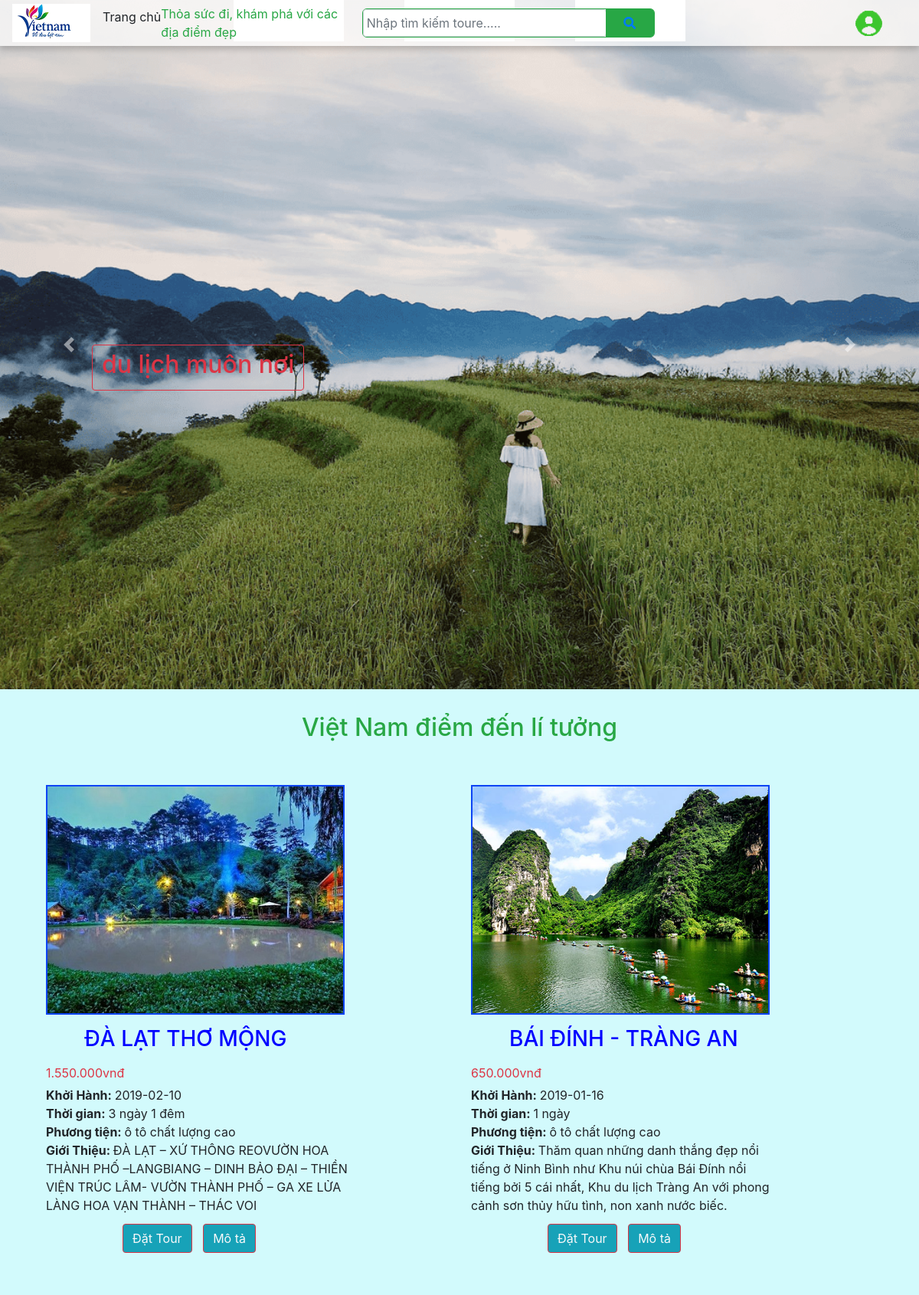
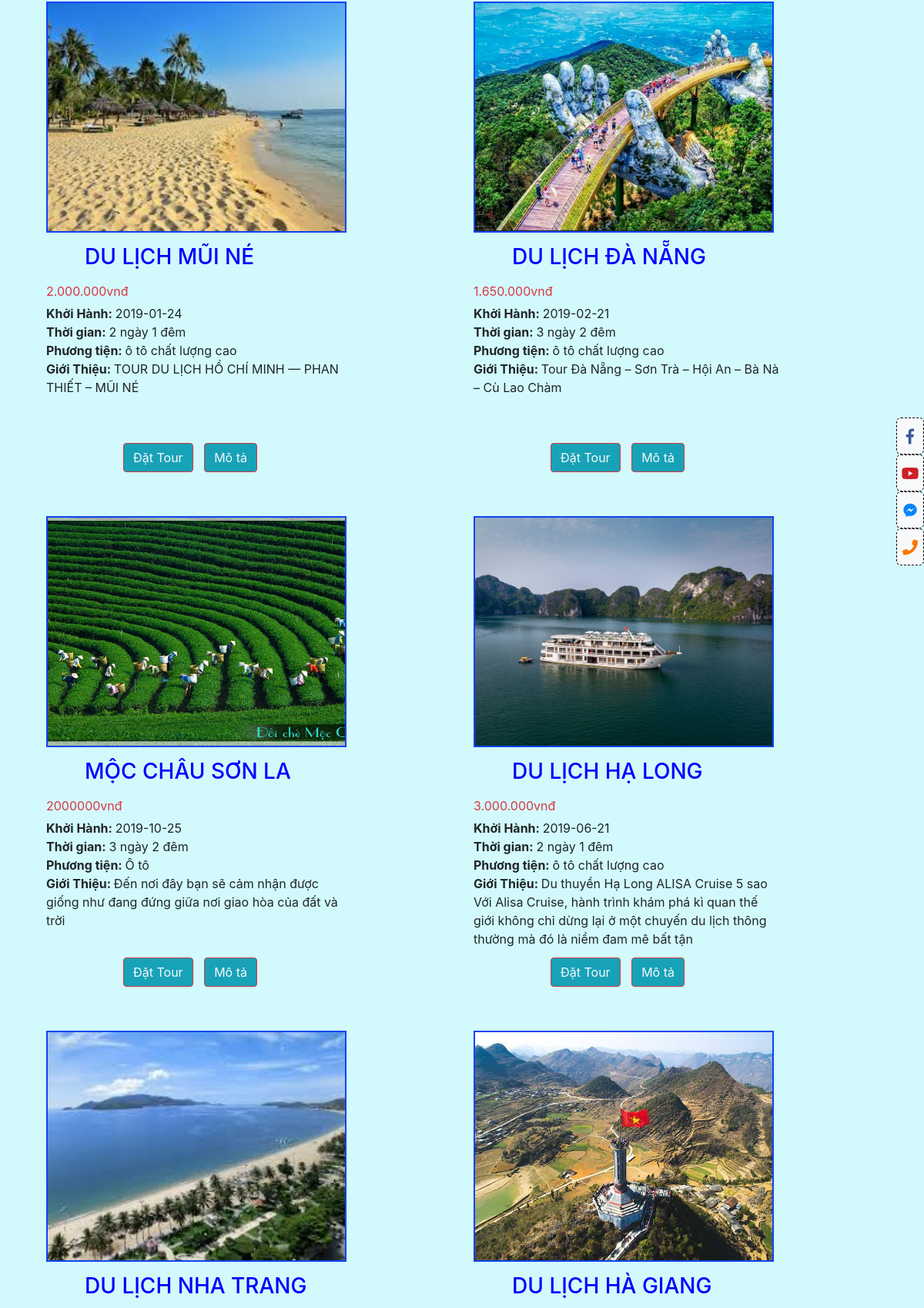
The page / (upper part) on the database its author committed (2 pictures, top to bottom).
### tables this page shows
CREATE TABLE `banner` (
  `id` int(100) NOT NULL,
  `image` varchar(255) NOT NULL,
  `name` varchar(255) NOT NULL,
  `action` tinyint(4) DEFAULT NULL
);

CREATE TABLE `toure` (
  `id` int(100) NOT NULL,
  `name` varchar(255) NOT NULL,
  `new_price` varchar(255) DEFAULT NULL,
  `price` varchar(255) NOT NULL,
  `image` varchar(255) NOT NULL,
  `content` text,
  `mien` tinyint(4) NOT NULL,
  `time` varchar(100) NOT NULL,
  `start` date NOT NULL,
  `phuongtien` varchar(100) NOT NULL,
  `info` text NOT NULL,
  `info1` text NOT NULL,
  `info2` text NOT NULL,
  `anh1` varchar(200) NOT NULL,
  `anh2` varchar(200) NOT NULL
);

### index.php (called while the page is built)
<?php include 'header.php'; ?>
<?php
$page = isset($_GET['pages']) ? $_GET['pages'] : 'home';
include 'pages/' . $page . '.php';
?>
<?php
include 'footer.php';
?>

### common/connect.php (called while the page is built, shortened)
<?php
	function conn(){
		$conn = mysqli_connect('localhost','root','','dlich');
		$conn->set_charset('utf8');
		return $conn;
	}
?>

### pages/home.php (the view)
<div class="container mt-2">
    <div class="text-center" style="margin-top: 30px;">
        <h2 class="text-success">Việt Nam điểm đến lí tưởng</h2>
    </div>
    <div class="row">
        <?php
        if(isset($_GET['search'])){
            $getToure = "SELECT * FROM `toure` where name like '%".$_GET['search']."%'";
        }else{
            $getToure = 'SELECT * FROM `toure` ';
        }
        $toure = conn()->query($getToure);
        while ($row = $toure->fetch_assoc()) {
        ?>
        <div class="col-6 mt-5 row">
            <a href="chitiettour?id=<?php echo $row['id'];?>"><div class="col-6 tour" style="background-image: url('assets/image/toure/<?php echo $row["image"]?>'); width: 390px; height: 300px; max-width: 100%; border: solid 2px  #0d44f4;">
            </div></a>
            <div style="height: 320px; width: 400px; -webkit-box-flex: 0">
                <div class="" style="height: 320px">
                    <a href="chitiettour?id=<?php echo $row['id'];?>"><h3 style="margin: 15px 40px 15px 50px; color: blue;"><?php echo $row['name'];?></h3></a>
                    <p class="text-danger" style="margin-bottom: 5px;"><?php echo $row['price'];?>vnđ</p>
                    <div style="height: 50%">
                        <b>Khởi Hành:  </b><?php echo $row['start']?><br>
                        <b>Thời gian:  </b><?php echo $row['time']?><br>
                        <b>Phương tiện:  </b><?php echo $row['phuongtien']?><br>
                        <span class=""><b>Giới Thiệu: </b><?php echo $row['content'];?></span>
                    </div>
                    <div style="height:30%; padding-top: 0px;">
                       <a  style="margin: 20px 0 0 100px;"href="cart?id=<?php echo $row['id'];?>" class="bg-info text-light btn btn-danger">
                        </style>Đặt Tour</a>
                        <a  style="margin: 20px 0 0 10px;"href="chitiettour?id=<?php echo $row['id'];?>" class="bg-info text-light btn btn-danger">
                        </style>Mô tả</a>
                    </div>
                </div>
            </div>
        </div>
        <?php } ?>
    </div>
</div>

### header.php (shortened to what this page needs)
<?php
include 'common/connect.php';
?>
<!DOCTYPE html>
<html lang="en">
<head>
    <link rel="stylesheet" href="assets/css/style.css">
    <link rel="stylesheet" href="assets/css/bootstrap.css">
    <link rel="stylesheet" href="assets/css/all.css">
</head>
<body class="position-relative">
<div id="icon-left" class="position-absolute position-fixed">
    <ul>
        <li><a href="https://www.facebook.com/SamiHust/?__tn__=kC-R&eid=ARD7S44epw9Ig4OPykv5WJTbjLlGF6UyZ3m3AP7bV19WM8vAWNT6L6zo5gqCU5YStgv8B9wzWVoLhcce&hc_ref=ARSRERx0W-ic4YF3ZHp8F8pLSHw4HGljQ6zji4lAM5Zpsrdv5obUIuT4Tvt4VO0rLEA&fref=nf&__xts__[0]=68.ARCh8p4GDJOM3qBE8Ti2exZDW5z0SPwStz3WlPMzxxErAnUKnd-v-9U4IFrO1e_mErO3GAX9B5dlAVzJWGpdjyWixbcArNU1DiVocgMUH6utT4cyl03qMGKY3XFWrAkKiQ19Fc_b0j10fwZXdlPVlmpVrQ8ANKZ6KBnNVaaH-JAZCA8-sPvRbPIbWrzx7JhnwAA9mqPiH-OpOfCHudKwGwDBe9bBebrYzQB_cHJZAYOlxZQOjHp-J43JSfb22fqTrHv65eKkeze2qnYeEuTEm_McBSkUOVHbkyXpsUI8ZEOqqNp9aycWJnM5l-lV54e3zMrt4Tb-bSu46IlAexXZCEvMQwjt" target="_blank" id="icon-facebook"><i
                        class="fab fa-facebook-f"></i></a></li>
        <li><a href="https://www.youtube.com/watch?v=OafyYUnEc1E" target="_blank" id="icon-youtube"><i class="fab fa-youtube"></i></a></li>
        <li><a href="#" target="_blank" id="icon-messenger"><i class="fab fa-facebook-messenger"></i></a></li>
        <li><a href="#" target="_blank" id="icon-phone"><i class="fas fa-phone"></i></a></li>
    </ul>
</div>
<header>
    <nav class="navbar navbar-expand-lg navbar-light col-12 position-fixed p-0 pl-3 ">
        <a class="navbar-brand" href="/dulich"><img src="assets/image/logo3.png" alt=""></a>
         <p> Trang chủ </p>
        <div class="collapse navbar-collapse row" id="navbarSupportedContent">
            <div class="navbar-nav col-3 text-success">
                <marquee direction="left">Thỏa sức đi, khám phá với các địa điểm đẹp </marquee>
            </div>
            <form class="col-5" action="home">
                <div class="input-group border border-success search">
                    <input class="p-1 rounded form-control" type="search" name="search"
                           placeholder="Nhập tìm kiếm toure.....">
                    <button type="button" class="form-control col-2 bg-success" name="search_btn"><a href="" class="fas fa-search"></i></a></button>
                                                                                       </div>
            </form>
            <div class="col-3 text-center">
            </div>
            <div class="dropdown show">
                <?php
                if (isset($users['image'])) {
                    echo '<a class="btn btn-Success dropdown-toggle" href="#" role="button" id="dropdownMenuLink" data-toggle="dropdown" aria-haspopup="true" aria-expanded="false"><img class="rounded-circle" width="35px" height="35px" src="assets/image/' . $users['image'] . '" ></a>';
                } else
                    echo '<div  class="float-right" id="login" ><a href="#"><img class="rounded-circle" width="35px" height="35px" src="assets/image/login.png" ></a></div>';
                ?>
            </div>
        </div>
    </nav>
    <div id="carouselExampleControls" class="carousel slide" data-ride="carousel">
        <div class="carousel-inner slide-h">
            <?php
            $getBanner = 'SELECT * FROM `banner` ';
            $banner = conn()->query($getBanner);
            while ($row = $banner->fetch_assoc()) {
                ?>
                <div class="carousel-item position-relative <?php if ($row['action'] != null) echo 'active'; ?>">
                    <img class="d-block w-100" src="assets/image/banner/<?php echo $row['image']; ?>">
                    <a href="#" class="btn btn-outline-danger position-absolute"
                       style="top: 50%; left: 10%"><h2><?php echo $row['name']; ?></h2></a>
                </div>
            <?php } ?>
        </div>
        <a class="carousel-control-prev" href="#carouselExampleControls" role="button" data-slide="prev">
            <span class="carousel-control-prev-icon" aria-hidden="true"></span>
        </a>
        <a class="carousel-control-next" href="#carouselExampleControls" role="button" data-slide="next">
            <span class="carousel-control-next-icon" aria-hidden="true"></span>
        </a>
    </div>
    <div id="mien" class="row ">
        <div class="col-7 m-auto row">
            <div id="bac">
            </div>
            <div id="trung">
            </div>
            <div id="nam">
            </div>
        </div>
    </div>
</header>

### footer.php (shortened to what this page needs)
</body>
</html>

### assets/css/style.css (style rules this page uses)
* { margin: 0px; padding: 0px; }
a { text-decoration: none !important; }
ul li { list-style: none; text-align: center; }
body { background-color: #d2fafc !important; }
div.text-center { margin-top: 20px; }
nav { box-shadow: 0 4px 8px 0 rgba(0, 0, 0, 0.2); z-index: 1000; background-color: rgba(255,255,255,0.7) ; }
.search { border-radius: 6px; }
.search button { border: none; }
#icon-left { z-index: 1000; top: 37%; right: 0; font-size: 20px; }
#icon-left ul li { width: 3vw; height: 6vh; line-height: 6vh; border-radius: 6px; background-color: #f8f9fa; border: 0.5px dashed #000; }
#icon-left ul li a { border-radius: 6px; display: block; }
#icon-facebook { color: #3B5897; }
#icon-youtube { color: #CB2027; }
#icon-messenger { color: #0084FF; }
#icon-phone { color: #FC7700; }
#mien>div>div { margin: auto; background-color: #ffffff; width: 12vw; height: 30vh; text-align: center; }
#mien>div>div { margin-top: -18vh; }
.tour { background-position: center; background-repeat: no-repeat; background-size: cover; }

### assets/css/all.css (style rules this page uses)
.fa, .fas, .far, .fal, .fab { -moz-osx-font-smoothing: grayscale; -webkit-font-smoothing: antialiased; display: inline-block; font-style: normal; font-variant: normal; text-rendering: auto; line-height: 1; }
.fa-facebook-f:before { content: "\f39e"; }
.fa-facebook-messenger:before { content: "\f39f"; }
.fa-phone:before { content: "\f095"; }
.fa-search:before { content: "\f002"; }
.fa-youtube:before { content: "\f167"; }
.fab { font-family: 'Font Awesome 5 Brands'; }
.fa, .fas { font-family: 'Font Awesome 5 Free'; font-weight: 900; }

### rows shown on the page
banner: image (picture), name "du lịch muôn nơi"
toure: image (picture), name "ĐÀ LẠT THƠ MỘNG", price "1.550.000", start "2019-02-10", time "3 ngày 1 đêm", phuongtien "ô tô chất lượng cao", content "ĐÀ LẠT – XỨ THÔNG REOVƯỜN HOA THÀNH PHỐ –LANGBIANG – DINH BẢO ĐẠI – THIỀN VIỆN TRÚC LÂM- VƯỜN THÀNH PHỐ – GA XE LỬA LÀNG HOA VẠN THÀNH – THÁC VOI"
toure: image (picture), name "BÁI ĐÍNH - TRÀNG AN", price "650.000", start "2019-01-16", time "1 ngày", phuongtien "ô tô chất lượng cao", content "Thăm quan những danh thắng đẹp nổi tiếng ở Ninh Bình như Khu núi chùa Bái Đính nổi tiếng bởi 5 cái nhất, Khu du lịch Tràng An với phong cảnh sơn thủy hữu tình, non xanh nước biếc."
toure: image (picture), name "DU LỊCH MŨI NÉ", price "2.000.000", start "2019-01-24", time "2 ngày 1 đêm", phuongtien "ô tô chất lượng cao", content "TOUR DU LỊCH HỒ CHÍ MINH — PHAN THIẾT – MŨI NÉ"
toure: image (picture), name "DU LỊCH ĐÀ NẴNG", price "1.650.000", start "2019-02-21", time "3 ngày 2 đêm", phuongtien "ô tô chất lượng cao", content "Tour Đà Nẵng – Sơn Trà – Hội An – Bà Nà – Cù Lao Chàm"
toure: image (picture), name "MỘC CHÂU SƠN LA", price "2000000", start "2019-10-25", time "3 ngày 2 đêm", phuongtien "Ô tô", content "Đến nơi đây bạn sẽ cảm nhận được giống như đang đứng giữa nơi giao hòa của đất và trời"
toure: image (picture), name "DU LỊCH HẠ LONG", price "3.000.000", start "2019-06-21", time "2 ngày 1 đêm", phuongtien "ô tô chất lượng cao", content "Du thuyền Hạ Long ALISA Cruise 5 sao Với Alisa Cruise, hành trình khám phá kì quan thế giới không chỉ dừng lại ở một chuyến du lịch thông thường mà đó là niềm đam mê bất tận"
toure: image (picture), name "DU LỊCH NHA TRANG"
toure: image (picture), name "DU LỊCH HÀ GIANG"
